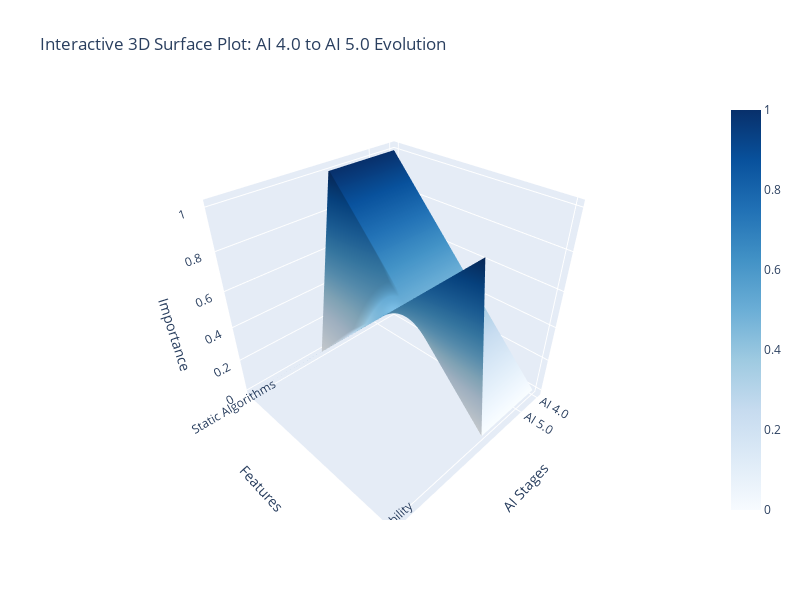

This figure's notebook cell:
### Code cell
import plotly.graph_objects as go
import numpy as np

# Define data
features = [
    "Static Algorithms",
    "Limited Adaptability",
    "Rigid Responses",
    "Hardcoded Rules",
    "Adaptive Algorithms",
    "Real-Time Feedback",
    "Contextual Awareness",
    "Continuous Learning"
]

# Values for AI 4.0 and AI 5.0
z_values = np.array([
    [1, 0],  # AI 4.0
    [1, 0],
    [1, 0],
    [1, 0],
    [0, 1],  # AI 5.0
    [0, 1],
    [0, 1],
    [0, 1]
])

# Create the figure
fig = go.Figure()

# Add surface plot
fig.add_trace(go.Surface(
    z=z_values.T,
    colorscale='Blues',
    showscale=True
))

# Customize layout
fig.update_layout(
    title='Interactive 3D Surface Plot: AI 4.0 to AI 5.0 Evolution',
    scene=dict(
        xaxis_title='AI Stages',
        yaxis_title='Features',
        zaxis_title='Importance',
        xaxis=dict(
            tickvals=[0, 1],
            ticktext=['AI 4.0', 'AI 5.0']
        ),
        yaxis=dict(
            tickvals=np.arange(len(features)),
            ticktext=features
        )
    ),
    height=600,
    width=800
)

fig.show()

### Figure 1 — Plotly figure (JSON) as saved in the notebook; plotly's stock layout.template omitted (floating-point values rounded to 4 significant figures)
{"data": [{"colorscale": [[0, "rgb(247,251,255)"], [0.125, "rgb(222,235,247)"], [0.25, "rgb(198,219,239)"], [0.375, "rgb(158,202,225)"], [0.5, "rgb(107,174,214)"], [0.625, "rgb(66,146,198)"], [0.75, "rgb(33,113,181)"], [0.875, "rgb(8,81,156)"], [1, "rgb(8,48,107)"]], "showscale": true, "type": "surface", "z": [[1, 1, 1, 1, 0, 0, 0, 0], [0, 0, 0, 0, 1, 1, 1, 1]]}], "layout": {"height": 600, "scene": {"aspectmode": "auto", "aspectratio": {"x": 1, "y": 1, "z": 1}, "xaxis": {"ticktext": ["AI 4.0", "AI 5.0"], "tickvals": [0, 1], "title": {"text": "AI Stages"}}, "yaxis": {"ticktext": ["Static Algorithms", "Limited Adaptability", "Rigid Responses", "Hardcoded Rules", "Adaptive Algorithms", "Real-Time Feedback", "Contextual Awareness", "Continuous Learning"], "tickvals": [0, 1, 2, 3, 4, 5, 6, 7], "title": {"text": "Features"}}, "zaxis": {"title": {"text": "Importance"}, "type": "linear"}}, "title": {"text": "Interactive 3D Surface Plot: AI 4.0 to AI 5.0 Evolution"}, "width": 800}}
